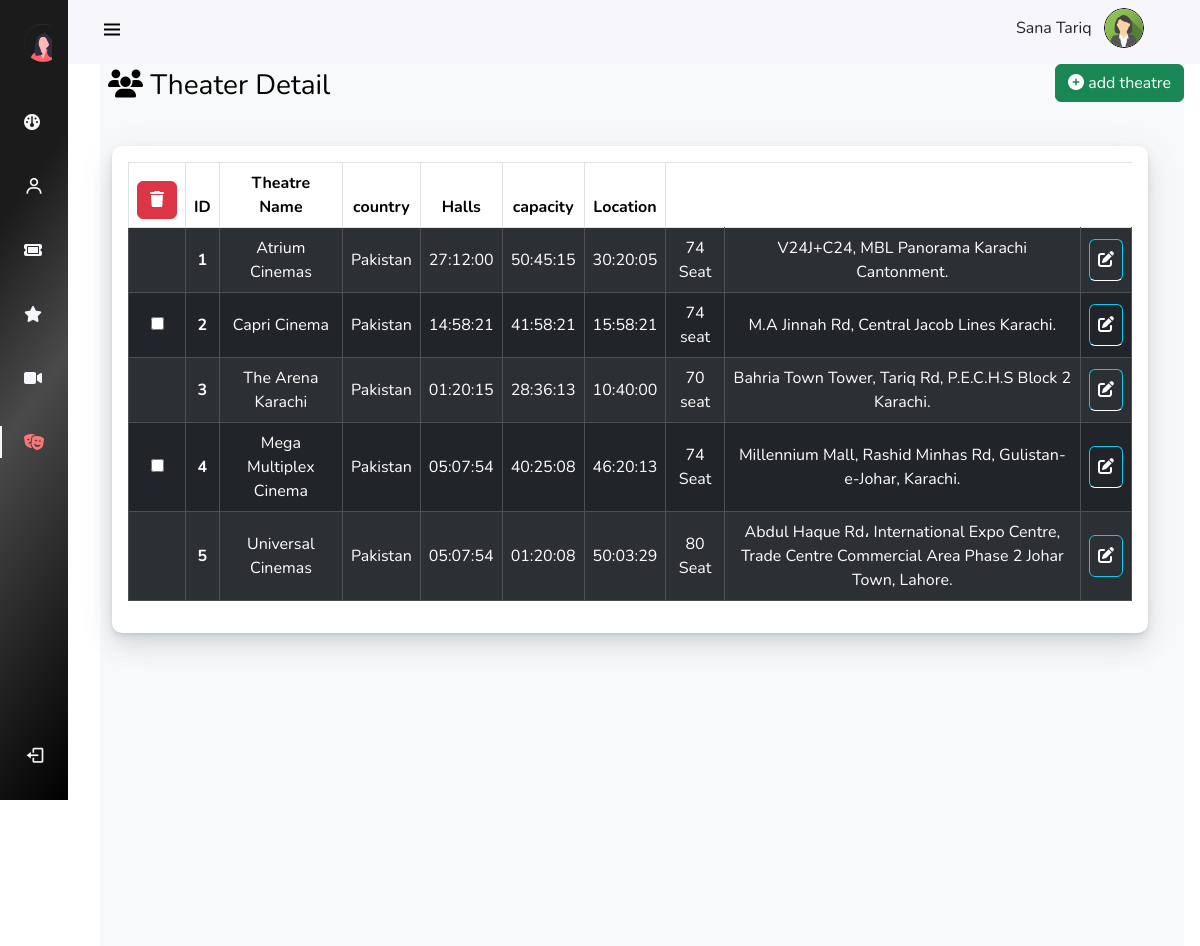
Page /AdminPanel/Pages/Theaters.php (signed in) on the committed database.
### tables this page shows
CREATE TABLE `theatre` (
  `theater_id` int(11) NOT NULL,
  `theater-title` varchar(255) NOT NULL,
  `country` varchar(255) NOT NULL,
  `Hall-1` time NOT NULL,
  `Hall-2` time NOT NULL,
  `Hall-3` time NOT NULL,
  `capacity` varchar(74) NOT NULL,
  `Location` varchar(255) NOT NULL
);

### AdminPanel/Pages/Theaters.php (the view, shortened to what this page needs)
<?php
include("scripts.php");
include("Config.php");
?>
<!DOCTYPE html>
<html lang="en">
<head>
    <link rel="stylesheet" href="../assets/css/bootstrap-5.0.2-dist/css/bootstrap.min.css">
    <link rel="stylesheet" href="../assets/css/instyle.css">
    <link rel="stylesheet" href="https://cdnjs.cloudflare.com/ajax/libs/font-awesome/6.3.0/css/all.min.css">
</head>
<body id="body-pd">
    <header class="header" id="header">
        <div class="header_toggle"> <i class='bx bx-menu' id="header-toggle"></i> </div>
        <div class="d-flex" >
                <p class="pt-2"> <?php echo $_SESSION['full_name'];?> </p>&nbsp;&nbsp;&nbsp;
                <div class="header_img ms-auto mx-4"> <img class="img-fluid" src="../assets/images/uploads/<?php echo $_SESSION['picture'] ;?> "
                style="width:40px;height:40px;border:1px solid black;border-radius:50px;"  alt="logo"> </div>
             </div>
      </header>
    <div class="l-navbar" id="nav-bar">
        <nav class="nav">
            <div>
                 <a href="#" class="nav_logo"> <img src="../assets/images/adminlogo.svg" alt="">  <span class="nav_logo-name">Admin &nbsp;Panel </span> </a>
                <div class="nav_list">
                    <a href="../index.php" class="nav_link  "> <i class="fa-solid fa-gauge"></i>
                     </a>
                     <a href="../Pages/Users.php" class="nav_link "> <i class='bx bx-user nav_icon'></i>
                    <span class="nav_name ">Users</span> </a>
                    <a href="../Pages/booking.php" class="nav_link  " > <i class="fa-solid fa-ticket"></i> <span class="nav_name">bookings</span> </a>
                    <a href="../Pages/reviews.php" class="nav_link"> <i class="fa-solid fa-star"></i><span class="nav_name">reviews</span> </a>
                    <a href="../Pages/Movies.php" class="nav_link"> <i class="fa-solid fa-video"></i> <span class="nav_name">movies</span> </a>
                    <a href="../Pages/Theaters.php" class="nav_link active"><i class="fa-solid fa-masks-theater"></i> <span class="nav_name">theatre</span> </a>
                    </div>
              </div>
                       <a href="#" class="nav_link">
                <form action="logout.php" method="POST">
                <button class="btn btn-transparent m-0 p-0" type="submit" name="Signout">
                    <i class='bx bx-log-out nav_icon'></i> <span class="nav_name">SignOut</span>
                 </a>
          </nav>
    </div>
    <div class="height-100 bg-light main-container ">
<div class="user-l d-flex ">
<a href="#" class="user-head"> <i class="fa-solid fa-users"></i> <span class="nav_name">Theater Detail</span> </a>
<div class="ms-auto">
            <a href="form2.php#theatre"   class="btn btn-success " >
            <i class="fa-solid fa-circle-plus"></i>  add theatre
            </a>
       </div>
</div><br>
    <div class="height-100 bg-light main-container">
    <div class="page-content page-container" id="page-content">
    <div class="padding">
        <div class="row container d-flex justify-content-center">
   <div class="col-lg-12 grid-margin stretch-card">
              <div class="card">
                <div class="card-body">
                  <div class="table-responsive">
                    <form action="delete.php" method="POST" >
                    <table class="table table-striped table-bordered table-hover align-middle text-center">
                      <thead>
                        <tr>
                          <th>
                          <button type="submit" name="del_theatre_data" class="btn btn-danger "><i class="fa-solid fa-trash"></i> </button>
                          </th>
                          <th>ID</th>
                          <th>Theatre Name</th>
                          <th>country</th>
                          <th  class="text-center">Halls</th>
                          <th>capacity</th>
                          <th>Location</th>
                        </tr>
                      </thead>
                      <tbody class="table table-dark table-striped">
                        <?php
          $data = mysqli_query($conn,"SELECT * from theatre");
          while ($theater_data = mysqli_fetch_array($data)){
            ?>
            <tr>
              <td>
                <input type="checkbox" name="delTheater[]" value="<?php echo $theater_data['theater_id'] ?>" >
              </td>
              <th><?php echo $theater_data["theater_id"] ?></th>
              <td><?php echo $theater_data["theater-title"] ?></td>
              <td><?php echo $theater_data["country"] ?></td>
              <td><?php echo $theater_data["Hall-1"] ?></td>
              <td><?php echo $theater_data["Hall-2"] ?></td>
              <td><?php echo $theater_data["Hall-3"] ?></td>
              <td><?php echo $theater_data["capacity"] ?></td>
              <td><?php echo $theater_data["Location"] ?></td>
              <td  rowspan=1>
                 <a href="form.php?Tid=<?php echo  $theater_data["theater_id"] ?>"
               class="text-white text-decoration-none btn btn-info"> <i class="fa-solid fa-pen-to-square"></i>
              </a>
            </tr>
        <?php  } ?>
        </tbody>
                    </table>
        </form>
                  </div>
                </div>
              </div>
            </div>
            </div>
              </div>
            </div>
     </div>

### AdminPanel/assets/css/instyle.css (style rules this page uses)
:root { --header-height: 3rem;--nav-width: 68px; --first-color: #E46568; --first-color-light: #AFA5D9; --white-color: #F7F6FB; --body-font: 'Nunito', sans-serif; --gradient:linear-gradient(125deg,#5D48A6,#94378C,#CD2671); --normal-font-size: 1rem;--z-fixed: 100 }
body { position: relative; margin: var(--header-height) 0 0 0; padding: 0 1rem; font-family: var(--body-font); font-size: var(--normal-font-size); transition: .5s }
a { text-decoration: none }
.header { width: 100%; height: var(--header-height); position: fixed;top: 0; left: 0; display: flex; align-items: center; justify-content: space-between; padding: 0 1rem; background-color: var(--white-color); z-index: var(--z-fixed); transition: .5s }
.header_toggle { color: black; font-size: 1.5rem; cursor: pointer }
.header_img { width: 35px; height: 35px; display: flex; justify-content: center; border-radius: 50%; overflow: hidden }
.header_img img { width: 40px; }
.l-navbar { position: fixed; top: 0;left: -30%; width: var(--nav-width); height: 100vh; background:linear-gradient(125deg,rgb(27, 27, 27) 25%,rgb(75, 74, 74) 50%,black) 100%; padding: .5rem 1rem 0 0; transition: .5s; z-index: var(--z-fixed) }
.nav { height: 100%; display: flex;flex-direction: column; justify-content: space-between; overflow: hidden }
.nav_logo, .nav_link { display: grid; grid-template-columns: max-content max-content; align-items: center; column-gap: 1rem;padding: .5rem 0 .5rem 1.5rem }
.nav_logo { margin-bottom: 2rem }
.nav_link { position: relative;color: var(--white-color);margin-bottom: 1.5rem;transition: .3s }
.nav_icon { font-size: 1.25rem }
.active { color: rgb(250, 119, 119) }
.active::before { content: '';position: absolute;left: 0;width: 2px;height: 32px;background-color: var(--white-color) }
.height-100 { height:100vh }
@media screen and (min-width: 768px) { body { margin: calc(var(--header-height) + 1rem) 0 0 0;padding-left: calc(var(--nav-width) + 2rem) } }
@media screen and (min-width: 768px) { .header { height: calc(var(--header-height) + 1rem);padding: 0 2rem 0 calc(var(--nav-width) + 2rem) } }
@media screen and (min-width: 768px) { .header_img { width: 40px;height: 40px } }
@media screen and (min-width: 768px) { .header_img img { width: 45px } }
@media screen and (min-width: 768px) { .l-navbar { left: 0;padding: 1rem 1rem 0 0 } }
.card { background-color: #fff; border-radius: 10px; border: none; position: relative; margin-bottom: 30px; box-shadow: 0 0.46875rem 2.1875rem rgba(90,97,105,0.1), 0 0.9375rem 1.40625rem rgba(90,97,105,0.1), 0 0.25rem 0.53125rem rgba(90,97,105,0.12), 0 0.125rem 0.1875rem rgba(90,97,105,0.1); }
.user-l .user-head { text-decoration: none; color: black; font-size: 28px; margin-left: 8px; }

### rows in the picture
theatre: theater_id "1", value "Atrium Cinemas", country "Pakistan", value "27:12:00", value "50:45:15", value "30:20:05", capacity "74 Seat", Location "V24J+C24, MBL Panorama Karachi Cantonment."
theatre: theater_id "2", value "Capri Cinema", country "Pakistan", value "14:58:21", value "41:58:21", value "15:58:21", capacity "74 seat", Location "M.A Jinnah Rd, Central Jacob Lines Karachi."
theatre: theater_id "3", value "The Arena Karachi", country "Pakistan", value "01:20:15", value "28:36:13", value "10:40:00", capacity "70 seat", Location "Bahria Town Tower, Tariq Rd, P.E.C.H.S Block 2 Karachi."
theatre: theater_id "4", value "Mega Multiplex Cinema", country "Pakistan", value "05:07:54", value "40:25:08", value "46:20:13", capacity "74 Seat", Location "Millennium Mall, Rashid Minhas Rd, Gulistan-e-Johar, Karachi."
theatre: theater_id "5", value "Universal Cinemas", country "Pakistan", value "05:07:54", value "01:20:08", value "50:03:29", capacity "80 Seat", Location "Abdul Haque Rd، International Expo Centre, Trade Centre Commercial Area Phase 2 Johar Town, Lahore."

### other values in the picture
$_SESSION['full_name'] "Sana Tariq"
